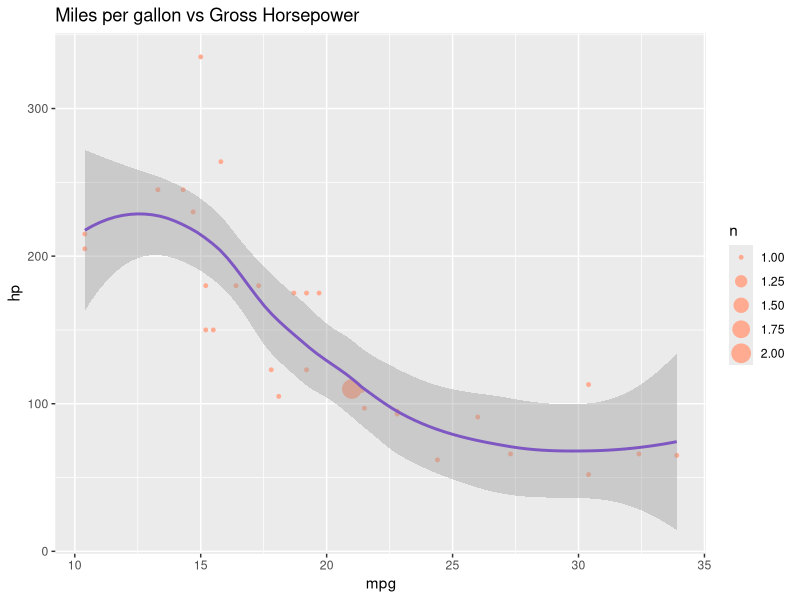
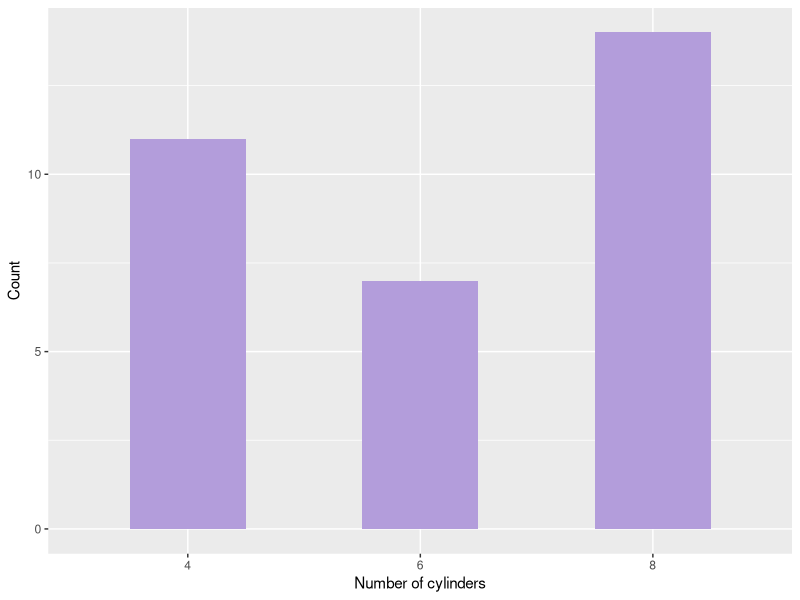
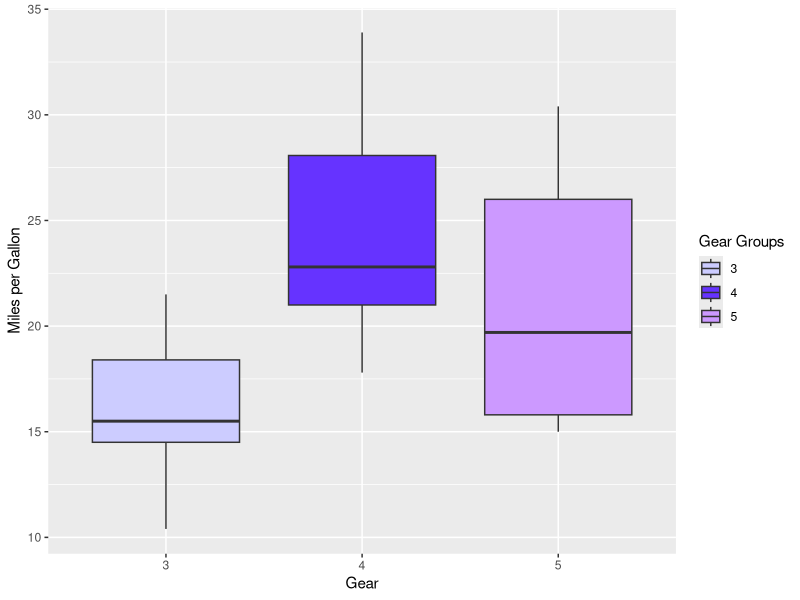

These figures' R source, in order:
## ---- chunk 1
knitr::opts_chunk$set(echo = TRUE)
## ---- chunk 2
data(mtcars)
summary(mtcars)
## ---- chunk 3
library(ggplot2)
ggplot(mtcars, aes(x = mpg, y = hp)) +
  geom_count(color='#FFAB91') +
  geom_smooth(se=TRUE, color='#7E57C2') +
  ggtitle('Miles per gallon vs Gross Horsepower')
## ---- chunk 4
ggplot(data = mtcars) +
  geom_bar(aes(x = factor(cyl), y = ..count..), fill = "#B39DDB", width= 0.5)+
  labs(x='Number of cylinders', y='Count')

## ---- chunk 5
box_plot_mpg_gear <- ggplot(data = mtcars, aes(x = factor(gear), y = mpg, group = gear, fill = factor(gear))) +
  geom_boxplot() +
  labs(x = 'Gear', y = 'Miles per Gallon',fill = 'Gear Groups') +
  scale_fill_manual(values = c("#CCCCFF", "#6633FF", "#CC99FF"))

box_plot_mpg_gear

## ---- chunk 6
mpg_mean <- mean(mtcars$mpg)
cat('mpg mean:', mpg_mean, '\n\n')

mpg_median <- median(mtcars$mpg)
cat('mpg median:', mpg_median, '\n\n')


mpg_sd <- sd(mtcars$mpg)
cat('mpg standard deviation:', mpg_sd)

## ---- chunk 7

corr_mpg_hp <- cor(mtcars$hp,mtcars$mpg)
cat('Correlation coefficient between mpg and hp: ',corr_mpg_hp,'\n')

cat('p-value: ',cor.test(mtcars$hp,mtcars$mpg)$p.value)


## ---- chunk 8
with(mtcars, t.test(mpg[cyl==6],mpg[cyl==4]))

## ---- chunk 9
model.fit <- lm(mpg~hp,data=mtcars)
cat('Summary of the model fit:\n')
summary(model.fit)
